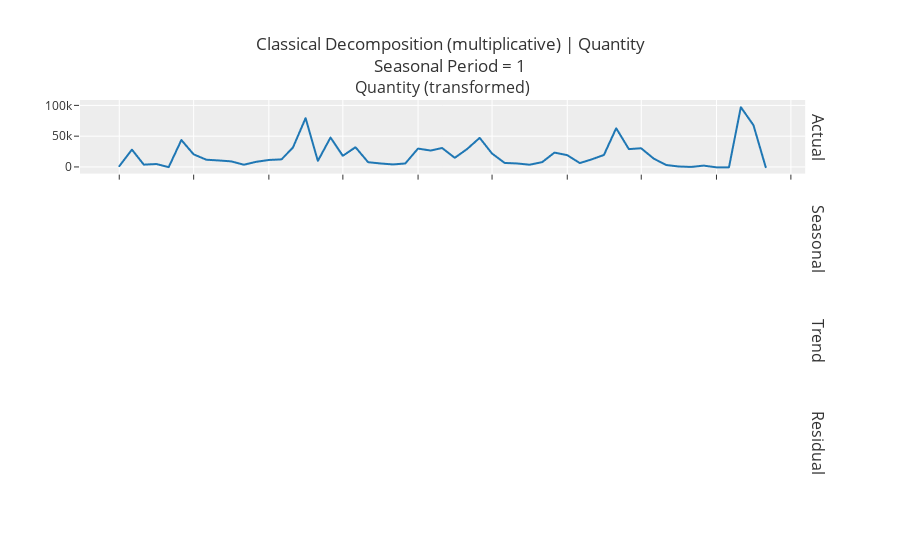

Here is the notebook cell this chart was saved with:
### Code cell
exp.plot_model(plot = 'decomp', 
               data_kwargs = {'type' : 'multiplicative'})

### Figure 1 — Plotly figure (JSON) as saved in the notebook; plotly's stock layout.template omitted (floating-point values rounded to 4 significant figures)
{"data": [{"line": {"color": "rgb(31, 119, 180)", "width": 2}, "marker": {"size": 2}, "mode": "lines+markers", "name": "Actual", "type": "scattergl", "x": ["2020-01-01T00:00:00", "2020-02-01T00:00:00", "2020-03-01T00:00:00", "2020-04-01T00:00:00", "2020-05-01T00:00:00", "2020-06-01T00:00:00", "2020-07-01T00:00:00", "2020-08-01T00:00:00", "2020-09-01T00:00:00", "2020-10-01T00:00:00", "2020-11-01T00:00:00", "2020-12-01T00:00:00", "2021-01-01T00:00:00", "2021-02-01T00:00:00", "2021-03-01T00:00:00", "2021-04-01T00:00:00", "2021-05-01T00:00:00", "2021-06-01T00:00:00", "2021-07-01T00:00:00", "2021-08-01T00:00:00", "2021-09-01T00:00:00", "2021-10-01T00:00:00", "2021-11-01T00:00:00", "2021-12-01T00:00:00", "2022-01-01T00:00:00", "2022-02-01T00:00:00", "2022-03-01T00:00:00", "2022-04-01T00:00:00", "2022-05-01T00:00:00", "2022-06-01T00:00:00", "2022-07-01T00:00:00", "2022-08-01T00:00:00", "2022-09-01T00:00:00", "2022-10-01T00:00:00", "2022-11-01T00:00:00", "2022-12-01T00:00:00", "2023-01-01T00:00:00", "2023-02-01T00:00:00", "2023-03-01T00:00:00", "2023-04-01T00:00:00", "2023-05-01T00:00:00", "2023-06-01T00:00:00", "2023-07-01T00:00:00", "2023-08-01T00:00:00", "2023-09-01T00:00:00", "2023-10-01T00:00:00", "2023-11-01T00:00:00", "2023-12-01T00:00:00", "2024-01-01T00:00:00", "2024-02-01T00:00:00", "2024-03-01T00:00:00", "2024-04-01T00:00:00", "2024-05-01T00:00:00"], "xaxis": "x", "y": [1790, 28846, 4420, 5347, 307, 44454, 21119, 12403, 11158, 9710, 4222, 8976, 11966, 12934, 32181, 80112, 10430, 48523, 18729, 32718, 8344, 6288, 4719, 6300, 30499, 27316, 31455, 15459, 29675, 47959, 22568, 7157, 6276, 4233, 8463, 23976, 19853, 6931, 12704, 20136, 63647, 29626, 31066, 14120, 3680, 1345, 636, 2810, 6, 0, 97886, 68457, 12], "yaxis": "y"}], "layout": {"annotations": [{"font": {"size": 16}, "showarrow": false, "text": "Quantity (transformed)", "x": 0.49, "xanchor": "center", "xref": "paper", "y": 1, "yanchor": "bottom", "yref": "paper"}, {"font": {"size": 16}, "showarrow": false, "text": "Actual", "textangle": 90, "x": 0.98, "xanchor": "left", "xref": "paper", "y": 0.9031, "yanchor": "middle", "yref": "paper"}, {"font": {"size": 16}, "showarrow": false, "text": "Seasonal", "textangle": 90, "x": 0.98, "xanchor": "left", "xref": "paper", "y": 0.6344, "yanchor": "middle", "yref": "paper"}, {"font": {"size": 16}, "showarrow": false, "text": "Trend", "textangle": 90, "x": 0.98, "xanchor": "left", "xref": "paper", "y": 0.3656, "yanchor": "middle", "yref": "paper"}, {"font": {"size": 16}, "showarrow": false, "text": "Residual", "textangle": 90, "x": 0.98, "xanchor": "left", "xref": "paper", "y": 0.09688, "yanchor": "middle", "yref": "paper"}], "showlegend": false, "title": {"text": "Classical Decomposition (multiplicative) | Quantity<br>Seasonal Period = 1"}, "xaxis": {"anchor": "y", "domain": [0, 0.98], "matches": "x4", "showticklabels": false}, "xaxis2": {"anchor": "y2", "domain": [0, 0.98], "matches": "x4", "showticklabels": false}, "xaxis3": {"anchor": "y3", "domain": [0, 0.98], "matches": "x4", "showticklabels": false}, "xaxis4": {"anchor": "y4", "domain": [0, 0.98]}, "yaxis": {"anchor": "x", "domain": [0.8063, 1]}, "yaxis2": {"anchor": "x2", "domain": [0.5375, 0.7312]}, "yaxis3": {"anchor": "x3", "domain": [0.2687, 0.4625]}, "yaxis4": {"anchor": "x4", "domain": [0, 0.1938]}}}
